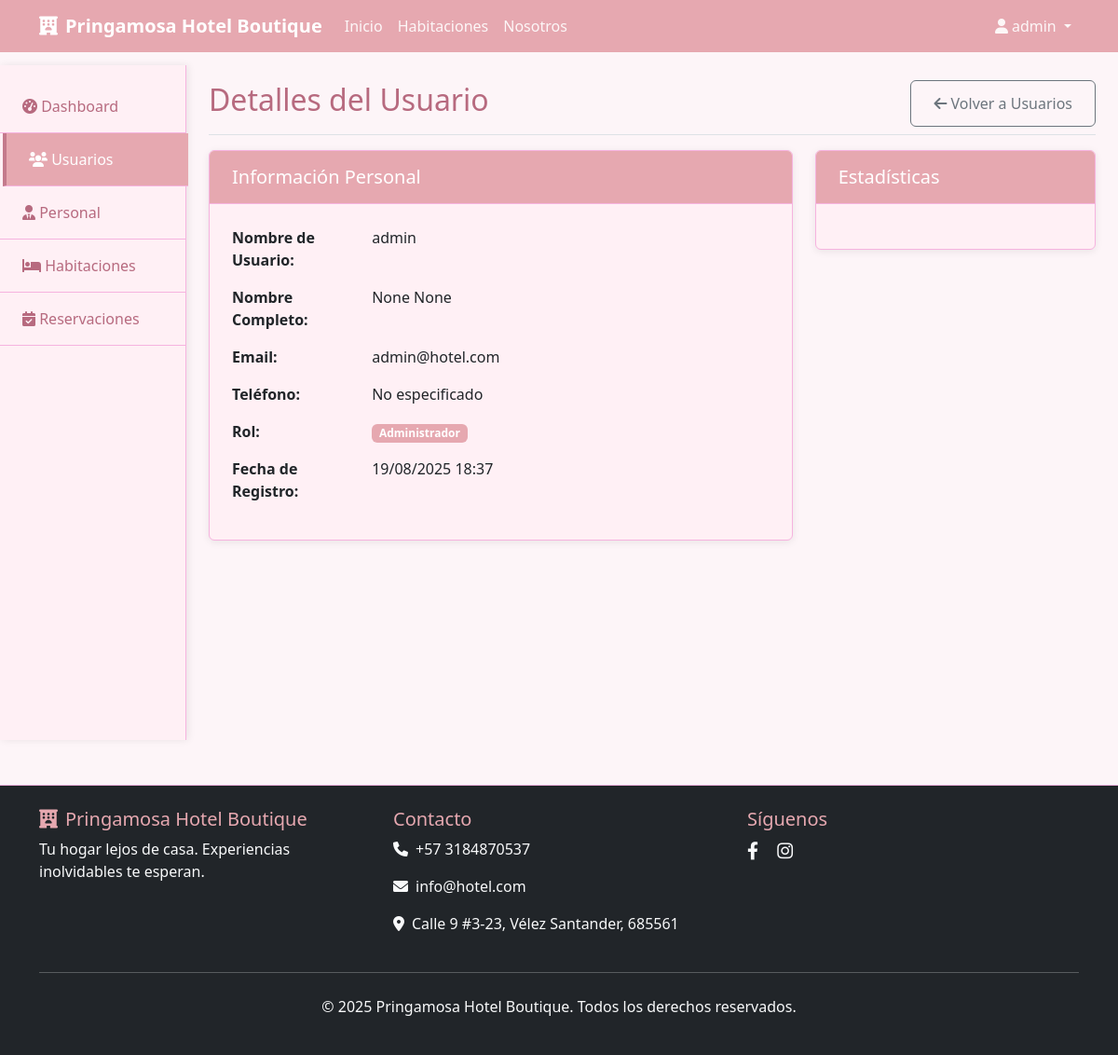
The app's page /admin/users/1 (signed in), older data.
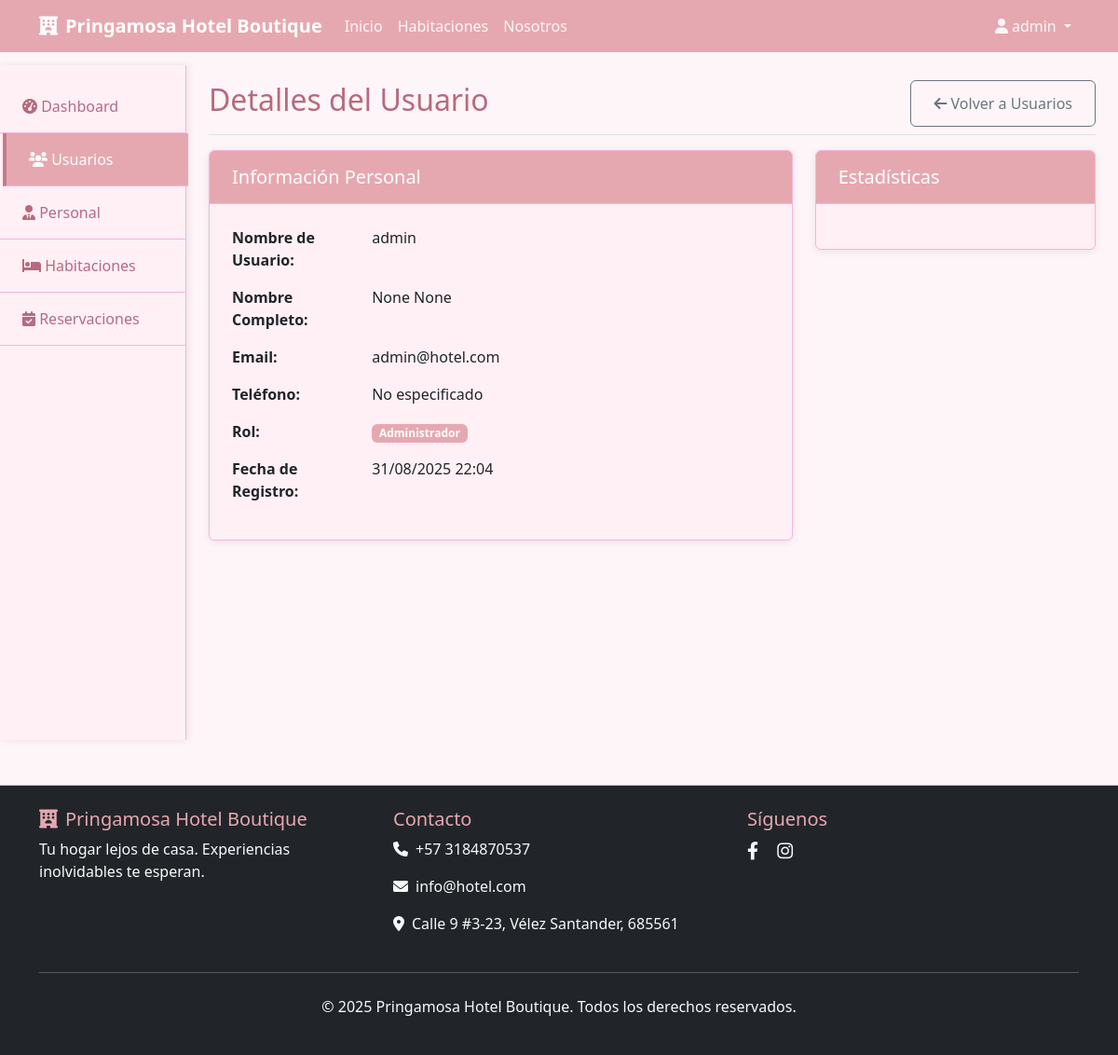
The same page, newer data.
### app/models/user.py (models this page shows, shortened)
class User(UserMixin, db.Model):
    id = db.Column(db.Integer, primary_key=True)
    username = db.Column(db.String(80), unique=True, nullable=False)
    email = db.Column(db.String(120), unique=True, nullable=False)
    password_hash = db.Column(db.String(255), nullable=False)
    role = db.Column(db.String(20), nullable=False, default='huesped')  # huesped, recepcionista, administrador
    first_name = db.Column(db.String(50))
    last_name = db.Column(db.String(50))
    phone = db.Column(db.String(20))
    created_at = db.Column(db.DateTime, default=datetime.utcnow)
    is_active = db.Column(db.Boolean, default=True)
    reservations = db.relationship('Reservation', foreign_keys='Reservation.guest_id', backref='guest', lazy=True)
    confirmed_reservations = db.relationship('Reservation', foreign_keys='Reservation.confirmed_by_id', backref='confirmed_by_staff', lazy=True)
    def is_admin(self):
        return self.role == 'administrador'
    def is_guest(self):
        return self.role == 'huesped'
    def get_full_name(self):
        if self.first_name and self.last_name:
            return f"{self.first_name} {self.last_name}"
        return self.username
    def get_role_display(self):
        roles = {
            'huesped': 'Huésped',
            'recepcionista': 'Recepcionista',
            'administrador': 'Administrador'
        }
        return roles.get(self.role, self.role.title())

### app/routes/admin.py (the view)
@admin_bp.route('/users/<int:id>')
@login_required
@admin_required
def view_user(id):
    user = User.query.get_or_404(id)
    return render_template('admin/view_user.html', user=user)

### app/routes/admin.py (called while the page is built)
def admin_required(f):
    @wraps(f)
    def decorated_function(*args, **kwargs):
        if not current_user.is_authenticated or not current_user.is_admin():
            flash('Acceso denegado. Se requieren permisos de administrador.', 'danger')
            return redirect(url_for('main.index'))
        return f(*args, **kwargs)
    return decorated_function

### app/templates/admin/view_user.html (shortened to what the changed rows need)
{% extends "base.html" %}
{% block content %}
<div class="container-fluid">
    <div class="row">
        <main class="col-md-9 ms-sm-auto col-lg-10 px-md-4">
            <div class="d-flex justify-content-between flex-wrap flex-md-nowrap align-items-center pt-3 pb-2 mb-3 border-bottom">
                <h1 class="h2">Detalles del Usuario</h1>
            </div>
            <div class="row">
                <div class="col-md-8">
                    <div class="card">
                        <div class="card-body">
                            <div class="row mb-3">
                                <div class="col-sm-3">
                                    <strong>Nombre de Usuario:</strong>
                                </div>
                                <div class="col-sm-9">
                                    {{ user.username }}
                                </div>
                            </div>
                            <div class="row mb-3">
                                <div class="col-sm-3">
                                    <strong>Nombre Completo:</strong>
                                </div>
                                <div class="col-sm-9">
                                    {{ user.first_name }} {{ user.last_name }}
                                </div>
                            </div>
                            <div class="row mb-3">
                                <div class="col-sm-3">
                                    <strong>Email:</strong>
                                </div>
                                <div class="col-sm-9">
                                    {{ user.email }}
                                </div>
                            </div>
                            <div class="row mb-3">
                                <div class="col-sm-3">
                                    <strong>Teléfono:</strong>
                                </div>
                                <div class="col-sm-9">
                                    {{ user.phone or 'No especificado' }}
                                </div>
                            </div>
                            <div class="row mb-3">
                                <div class="col-sm-9">
                                    <span class="badge bg-primary">{{ user.get_role_display() }}</span>
                                </div>
                            </div>
                            <div class="row mb-3">
                                <div class="col-sm-3">
                                    <strong>Fecha de Registro:</strong>
                                </div>
                                <div class="col-sm-9">
                                    {{ user.created_at.strftime('%d/%m/%Y %H:%M') if user.created_at else 'No disponible' }}
                                </div>
                            </div>
                        </div>
                    </div>
                </div>
            </div>
        </main>
    </div>
</div>
{% endblock %}

### app/templates/base.html (shortened to what this page needs)
<!DOCTYPE html>
<html lang="es" data-theme="light">
<head>
    <link href="https://cdn.jsdelivr.net/npm/bootstrap@5.3.0/dist/css/bootstrap.min.css" rel="stylesheet">
    <link href="https://cdnjs.cloudflare.com/ajax/libs/font-awesome/6.0.0/css/all.min.css" rel="stylesheet">
    <link href="{{ url_for('static', filename='css/style.css') }}" rel="stylesheet">
</head>
<body>
    <nav class="navbar navbar-expand-lg navbar-dark bg-primary fixed-top">
        <div class="container">
            <a class="navbar-brand fw-bold" href="{{ url_for('main.index') }}">
                <i class="fas fa-hotel me-2"></i>Pringamosa Hotel Boutique
            </a>
            <div class="collapse navbar-collapse" id="navbarNav">
                <ul class="navbar-nav me-auto">
                    <li class="nav-item"><a class="nav-link" href="{{ url_for('main.index') }}">Inicio</a></li>
                    <li class="nav-item"><a class="nav-link" href="{{ url_for('main.rooms') }}">Habitaciones</a></li>
                    <li class="nav-item"><a class="nav-link" href="{{ url_for('main.about') }}">Nosotros</a></li>
                </ul>
                <ul class="navbar-nav">
                    {% if current_user.is_authenticated %}
                        <li class="nav-item dropdown">
                            <a class="nav-link dropdown-toggle" href="#" role="button" data-bs-toggle="dropdown">
                                <i class="fas fa-user me-1"></i>{{ current_user.get_full_name() }}
                            </a>
                        </li>
                    {% else %}
                        <li class="nav-item"><a class="nav-link" href="{{ url_for('auth.login') }}">Iniciar Sesión</a></li>
                        <li class="nav-item"><a class="nav-link" href="{{ url_for('auth.register') }}">Registrarse</a></li>
                    {% endif %}
                </ul>
            </div>
        </div>
    </nav>
    <main class="{% if request.endpoint and 'dashboard' in request.endpoint %}container-fluid px-0{% else %}container-fluid px-0{% endif %}">
        {% block content %}{% endblock %}
    </main>
    <footer class="bg-dark text-light py-4 mt-5">
        <div class="container">
            <div class="row">
                <div class="col-md-4">
                    <h5><i class="fas fa-hotel me-2"></i>Pringamosa Hotel Boutique</h5>
                    <p>Tu hogar lejos de casa. Experiencias inolvidables te esperan.</p>
                </div>
                <div class="col-md-4">
                    <h5>Contacto</h5>
                    <p><i class="fas fa-phone me-2"></i>+57 3184870537</p>
                    <p><i class="fas fa-envelope me-2"></i>info@hotel.com</p>
                    <p><i class="fas fa-map-marker-alt me-2"></i>Calle 9 #3-23, Vélez Santander, 685561</p>
                </div>
                <div class="col-md-4">
                    <h5>Síguenos</h5>
                    <div class="social-links">
                        <a href="https://www.facebook.com/share/1AyVtpTx3i/" class="text-light me-3"><i class="fab fa-facebook-f"></i></a>
                        <a href="https://www.instagram.com/pringamosahotelboutique?igsh=MTJhc3lpd3J5anZs" class="text-light me-3"><i class="fab fa-instagram"></i></a>
                    </div>
                </div>
            </div>
            <hr class="my-4">
            <div class="text-center">
                <p>&copy; 2025 Pringamosa Hotel Boutique. Todos los derechos reservados.</p>
            </div>
        </div>
    </footer>
</body>
</html>

Row changes from the older to the newer data that the page shows:
changed User "admin": created_at "19/08/2025 18:37" → "31/08/2025 22:04"
